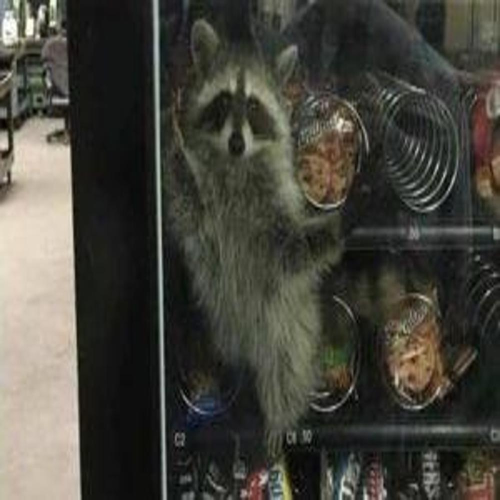
#> input picture misc/Images/racoon.jpg, 1000 x 1000 px, found by its file name (shown at 1/2 size)
$ python mememaker.py
#> lines starting #> are read from the running program, lines starting #| are printed output that depends on the picture
from PIL import Image, ImageDraw, ImageFont

class Mememaker():
    def __init__(self, template, toptext, bottomtext, name):
#> called with template = 'misc/Images/racoon.jpg', toptext = 'funni', bottomtext = 'racoon', name = 'testmeme'
        self.template = Image.open(template).resize((500, 500))
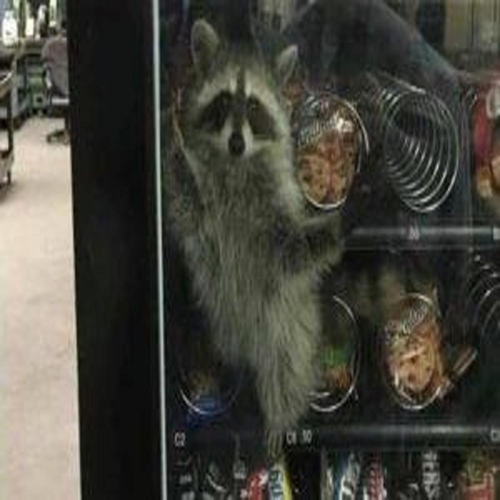
#> self.template: PIL image 500x500 RGB; mean R, G, B 70.1, 68.9, 60.9
        self.toptext = toptext
        self.bottomtext = bottomtext
        self.name = name
        self.font = ImageFont.truetype("misc/impact.ttf", 50)

    def Create(self):
        self.meme = Image.new("RGB", (500, 700), (255, 255, 255))
#> self.meme: PIL image 500x700 RGB; every value is 255
        self.template.copy()
        self.meme.paste(self.template, (0, 100))
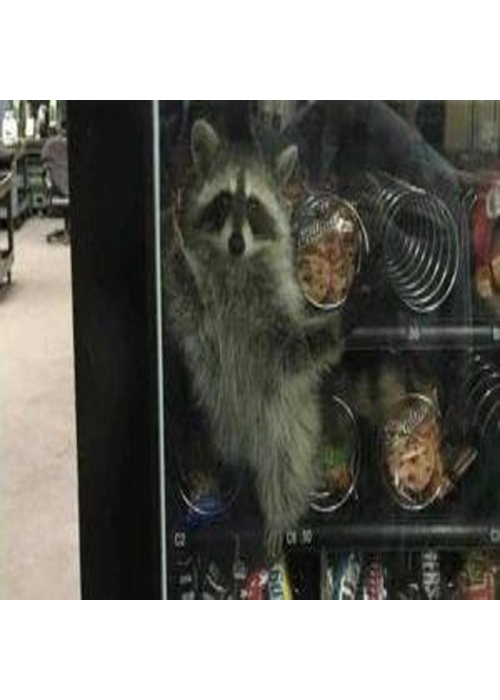
#> self.meme: PIL image 500x700 RGB; mean R, G, B 123, 122.1, 116.3
        self.memed = ImageDraw.Draw(self.meme)
        self.memed.text((10, 10), self.toptext, (0,0,0), self.font)
        self.memed.text((10, 610), self.bottomtext, (0,0,0), self.font)
        self.meme.save(self.name + ".jpg")
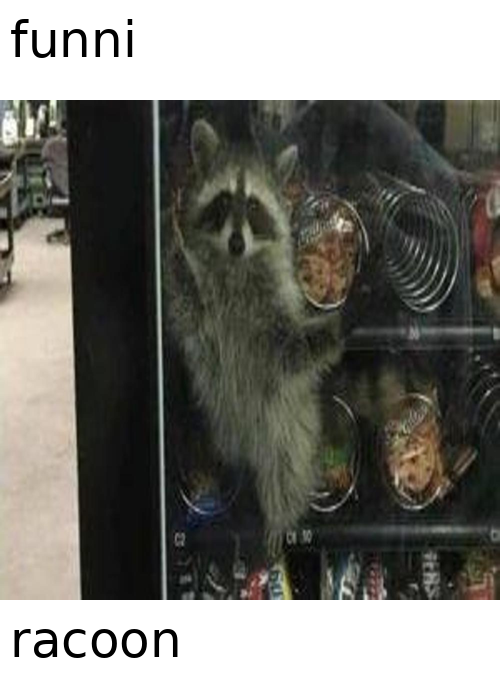
#> saved as testmeme.jpg: PIL image 500x700 RGB; mean R, G, B 120.8, 119.9, 114.2
        self.meme.show()


mememaker = Mememaker("misc/Images/racoon.jpg", "funni", "racoon", "testmeme")
mememaker.Create()

$ run again, with misc/Images/testmeme.jpg copied over misc/Images/racoon.jpg
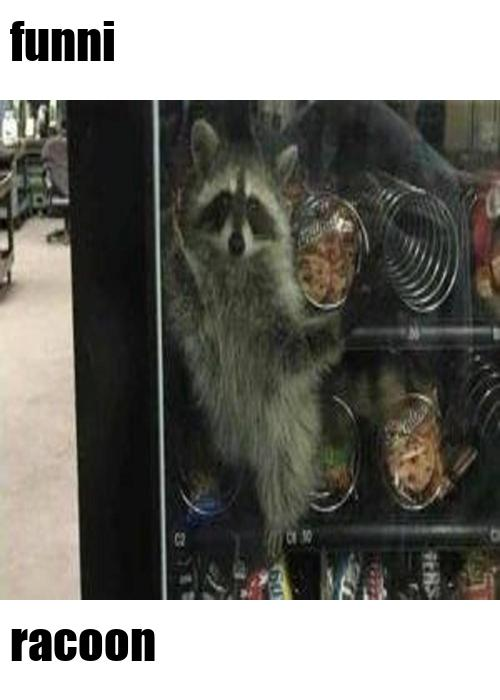
#> input picture misc/Images/testmeme.jpg, 500 x 700 px, found by its file name
#> in __init__, `self.template = Image.open(template).resize((500, 500))`:
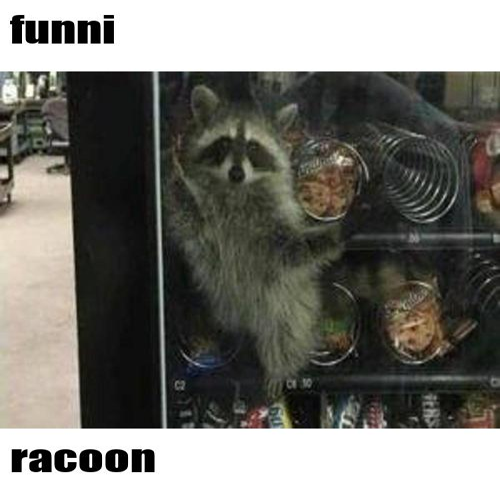
#> self.template: PIL image 500x500 RGB; mean R, G, B 118.6, 117.7, 112
#> in Create, `self.meme.save(self.name + ".jpg")`:
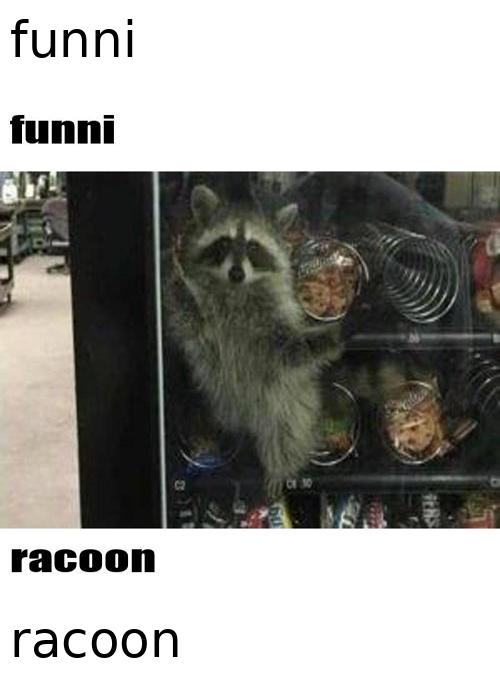
#> saved as testmeme.jpg: PIL image 500x700 RGB; mean R, G, B 155.4, 154.7, 150.7
